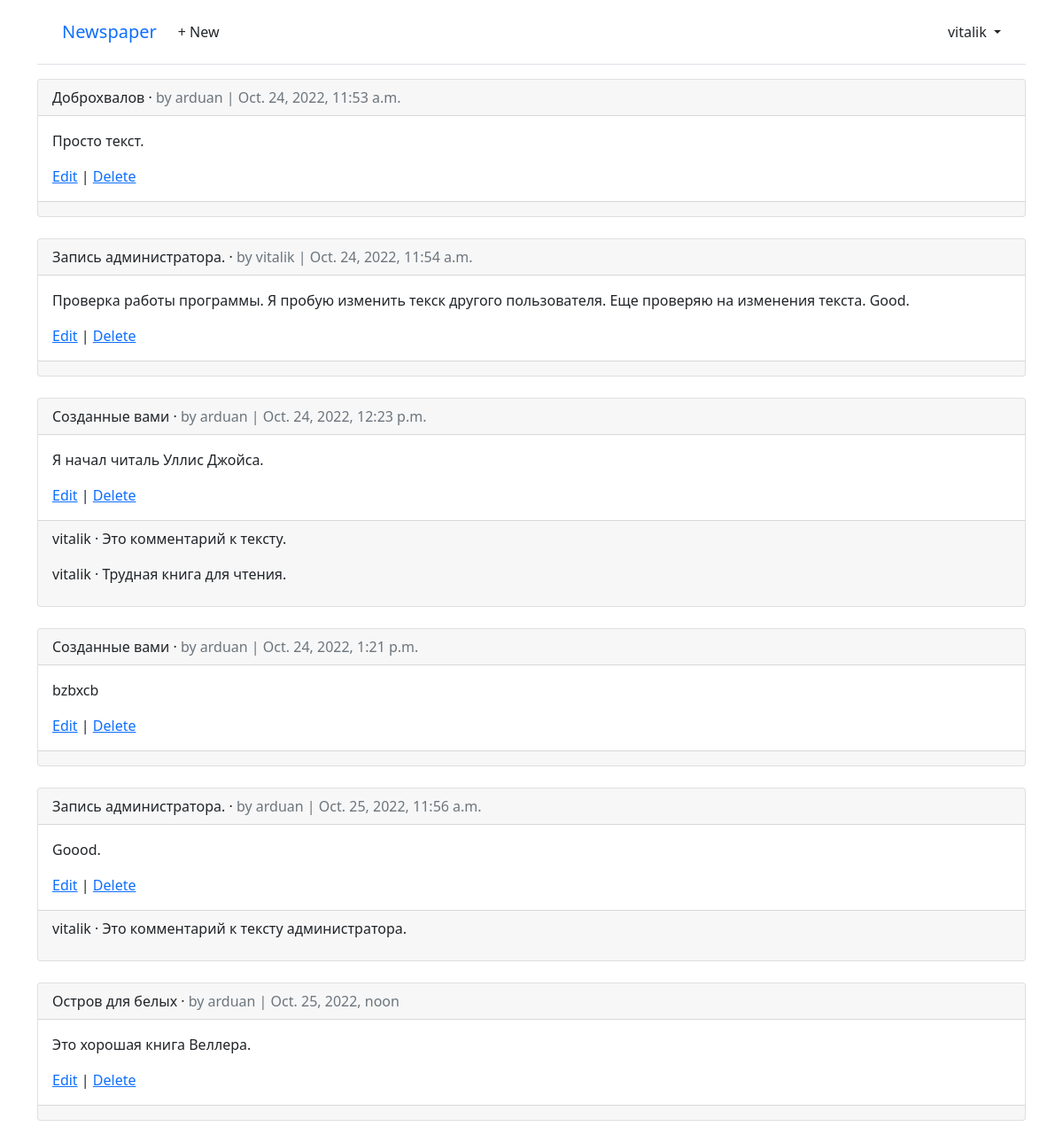
Screenshot of /articles/ (signed in) with the database file from the repository.
### users/models.py (models this page shows)
class CustomUser(AbstractUser):
    age = models.PositiveIntegerField(default=0)

### articles/models.py (models this page shows, shortened)
class Article(models.Model):
    title = models.CharField(max_length=255)
    body = models.TextField()
    date = models.DateTimeField(auto_now_add=True)
    author = models.ForeignKey(
        settings.AUTH_USER_MODEL,
        on_delete=models.CASCADE,
    )

class Comment(models.Model):  # new
    article = models.ForeignKey(Article, on_delete=models.CASCADE)
    comment = models.CharField(max_length=140)
    author = models.ForeignKey(
        settings.AUTH_USER_MODEL,
        on_delete=models.CASCADE,
    )
    def __str__(self):
        return self.comment

### articles/views.py (the view)
# urls.py: path("", ArticleListView.as_view(), name="article_list"),
class ArticleListView(LoginRequiredMixin, ListView):
    model = models.Article
    template_name = 'article_list.html'
    login_url = 'login'

### templates/article_list.html (shortened to what this page needs)
{% extends "base.html" %}
{% block content %}
  {% for article in article_list %}
    <div class="card">
      <div class="card-header">
        <span class="font-weight-bold">{{ article.title }}</span> &middot;
        <span class="text-muted">by {{ article.author }} |
        {{ article.date }}</span>
      </div>
      <div class="card-body">
        <p>{{ article.body }}</p>
        <a href="{% url 'article_edit' article.pk %}">Edit</a> |
        <a href="{% url 'article_delete' article.pk %}">Delete</a>
      </div>
      <div class="card-footer">
        {% for comment in article.comment_set.all %}
          <p>
            <span class="font-weight-bold">
              {{ comment.author }} &middot;
            </span>
            {{ comment }}
          </p>
        {% endfor %}
      </div>
    </div>
    <br />
  {% endfor %}
{% endblock content %}

### templates/base.html (shortened to what this page needs)
<!DOCTYPE html>
<html>
<head>
  <link href="https://cdn.jsdelivr.net/npm/bootstrap@5.1.3/dist/css/bootstrap.min.css" rel="stylesheet">
</head>
<body>
  <div class="container">
    <header class="p-3 mb-3 border-bottom">
      <div class="container">
        <div class="d-flex flex-wrap align-items-center justify-content-center
          justify-content-lg-start">
          <a class="navbar-brand" href="{% url 'home' %}">Newspaper</a>
          <ul class="nav col-12 col-lg-auto me-lg-auto mb-2 justify-content-center
            mb-md-0">
          {% if user.is_authenticated %}
            <li><a href="{% url 'article_new' %}" class="nav-link px-2 link-dark">+ New</a></li>
          </ul>
          <div class="dropdown text-end">
            <a href="#" class="d-block link-dark text-decoration-none dropdown-toggle"
              id="dropdownUser1" data-bs-toggle="dropdown" aria-expanded="false">
              {{ user.username }}
            </a>
          </div>
          {% else %}
          </ul>
          <div class="text-end">
            <a href="{% url 'login' %}" class="btn btn-outline-primary me-2">Log In</a>
            <a href="{% url 'signup' %}" class="btn btn-primary">Sign Up</a>
          </div>
          {% endif %}
        </div>
      </div>
    </header>
    <main>
      {% block content %}
      {% endblock content %}
    </main>
  </div>
</body>
</html>

### rows the page displays
CustomUser: username "vitalik"
Article: title "Доброхвалов", author "arduan", date "Oct. 24, 2022, 11:53 a.m.", body "Просто текст."
Article: title "Запись администратора.", author "vitalik", date "Oct. 24, 2022, 11:54 a.m.", body "Проверка работы программы. Я пробую изменить текск другого пользователя. Еще проверяю на изменения текста. Good."
Article: title "Созданные вами", author "arduan", date "Oct. 24, 2022, 12:23 p.m.", body "Я начал читаль Уллис Джойса."
Comment: author "vitalik", comment "Это комментарий к тексту."
Comment: author "vitalik", comment "Трудная книга для чтения."
Article: title "Созданные вами", author "arduan", date "Oct. 24, 2022, 1:21 p.m.", body "bzbxcb"
Article: title "Запись администратора.", author "arduan", date "Oct. 25, 2022, 11:56 a.m.", body "Goood."
Comment: author "vitalik", comment "Это комментарий к тексту администратора."
Article: title "Остров для белых", author "arduan", date "Oct. 25, 2022, noon", body "Это хорошая книга Веллера."
